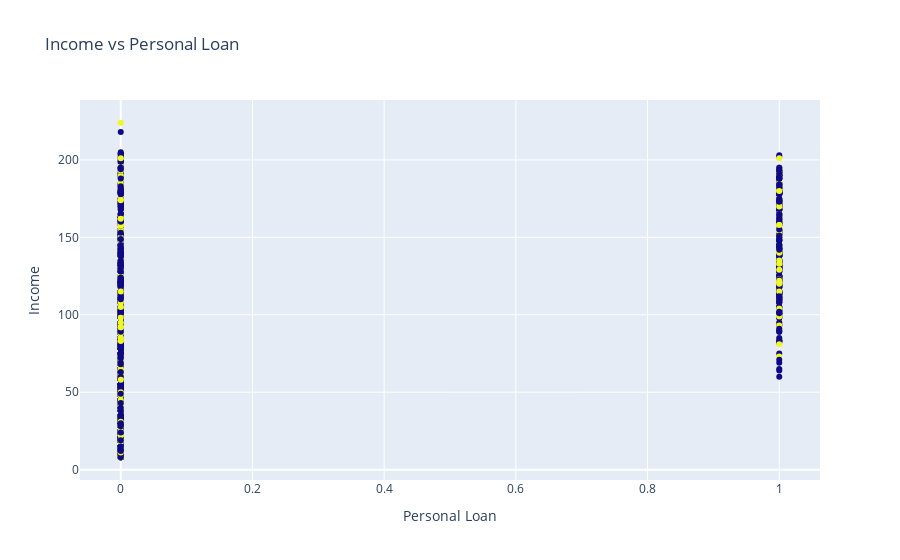

Source (notebook cell):
### Code cell
trace = go.Scatter(x=df['Personal Loan'], y=df['Income'], mode='markers', marker=dict(color=df['CreditCard']))
trace

data = [trace]

layout = go.Layout(title='Income vs Personal Loan',
                   xaxis=dict(title='Personal Loan'),
                   yaxis=dict(title='Income'))

fig = go.Figure(data=data, layout=layout)
fig.show()

### Figure 1 — Plotly figure (JSON) as saved in the notebook; plotly's stock layout.template omitted (floating-point values rounded to 4 significant figures; data arrays with more than 128 entries replaced by an {"elided": "..."} marker saying what was removed)
{"data": [{"marker": {"color": {"elided": "5000 int values"}}, "mode": "markers", "type": "scatter", "x": {"elided": "5000 int values"}, "y": {"elided": "5000 int values"}}], "layout": {"title": {"text": "Income vs Personal Loan"}, "xaxis": {"title": {"text": "Personal Loan"}}, "yaxis": {"title": {"text": "Income"}}}}
